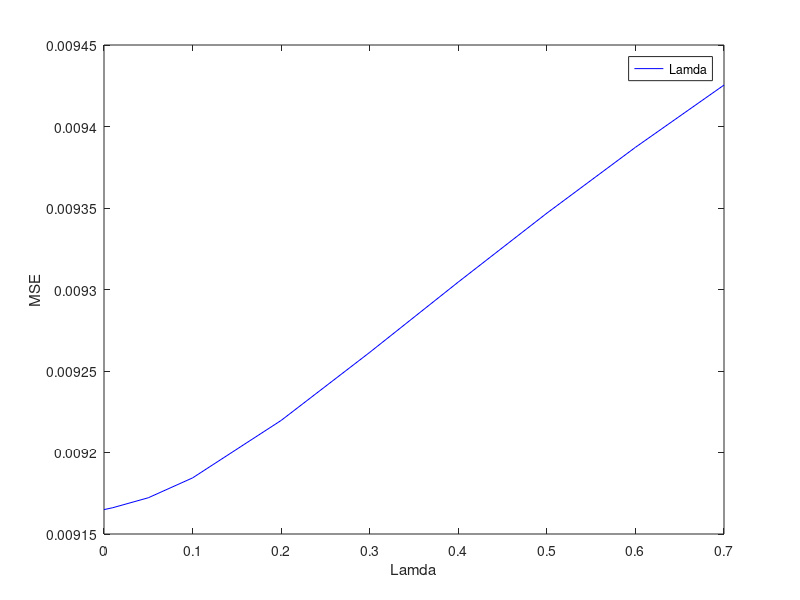

The MATLAB script that drew this image: (Note: this script raises an error after producing the figure.)
close all;clc;clear;
% VARIABLES %
N = 1000;
xmin = 0;
xmax = 2;
sigma = sqrt(0.1);
mu = 0;
theta = [0.2; -1; 0.9; 0.7; 0 ; -0.2];
x = linspace(xmin,xmax,N).';
I = diag(ones(6,1));% diagonal_matrix
X = [ones(size(x)) x power(x,2) power(x,3) power(x,4) power(x,5)];
H = mu + 0.1*randn(N,1); % NOISE 
lamda = 0.4
% --------- %

Y = (X * theta) + H;
Y_clean = X * theta;

% ridge regression
b =  ( (X.' * X)  + ( lamda * I) ) \ (X.' * Y(:));

Y_new  = X*b;

mean_square_error = immse(Y , Y_new);

fprintf('The mean-squared error for N=20 is: %f \n', mean_square_error);

% 1000 Data points%
n = 1000;
I1 = diag(ones(6,1)); % diagonal_matrix

x1 = xmin + rand(1,n)*(xmax - xmin); x1 = x1.'; x1 = sortrows(x1);
X1 = [ones(size(x1)) x1 power(x1,2) power(x1,3) power(x1,4) power(x1,5)];
H1 = mu + 0.1*randn(n,1);
Y1 = (X1 * theta) + H1;

lamda = 0;
b1 =  ( (X1.' * X1)  + ( lamda * I1) ) \ (X1.' * Y1(:));
Y1_new  = X1*b1;
mean_square_error1 = immse(Y1 , Y1_new);
fprintf('The mean-squared error for N=1000 is: %f and lamda %f\n', mean_square_error1, lamda);



lamda = 0.01;
b1 =  ( (X1.' * X1)  + ( lamda * I1) ) \ (X1.' * Y1(:));
Y1_new  = X1*b1;
mean_square_error01 = immse(Y1 , Y1_new);
fprintf('The mean-squared error for N=1000 is: %f and lamda %f\n', mean_square_error1, lamda);


lamda = 0.05;
b1 =  ( (X1.' * X1)  + ( lamda * I1) ) \ (X1.' * Y1(:));
Y1_new  = X1*b1;
mean_square_error05 = immse(Y1 , Y1_new);
fprintf('The mean-squared error for N=1000 is: %f and lamda %f\n', mean_square_error1, lamda);




lamda = 0.1;
b1 =  ( (X1.' * X1)  + ( lamda * I1) ) \ (X1.' * Y1(:));
Y1_new  = X1*b1;
mean_square_error2 = immse(Y1 , Y1_new);
fprintf('The mean-squared error for N=1000 is: %f and lamda %f\n', mean_square_error1, lamda);



lamda = 0.2;
b1 =  ( (X1.' * X1)  + ( lamda * I1) ) \ (X1.' * Y1(:));
Y1_new  = X1*b1;
mean_square_error3 = immse(Y1 , Y1_new);
fprintf('The mean-squared error for N=1000 is: %f and lamda %f\n', mean_square_error1, lamda);

lamda = 0.3;
b1 =  ( (X1.' * X1)  + ( lamda * I1) ) \ (X1.' * Y1(:));
Y1_new  = X1*b1;
mean_square_error4 = immse(Y1 , Y1_new);
fprintf('The mean-squared error for N=1000 is: %f and lamda %f\n', mean_square_error1, lamda);

lamda = 0.4;
b1 =  ( (X1.' * X1)  + ( lamda * I1) ) \ (X1.' * Y1(:));
Y1_new  = X1*b1;
mean_square_error5 = immse(Y1 , Y1_new);
fprintf('The mean-squared error for N=1000 is: %f and lamda %f\n', mean_square_error1, lamda);


lamda = 0.5;
b1 =  ( (X1.' * X1)  + ( lamda * I1) ) \ (X1.' * Y1(:));
Y1_new  = X1*b1;
mean_square_error6 = immse(Y1 , Y1_new);
fprintf('The mean-squared error for N=1000 is: %f and lamda %f\n', mean_square_error1, lamda);

lamda = 0.6;
b1 =  ( (X1.' * X1)  + ( lamda * I1) ) \ (X1.' * Y1(:));
Y1_new  = X1*b1;
mean_square_error7 = immse(Y1 , Y1_new);
fprintf('The mean-squared error for N=1000 is: %f and lamda %f\n', mean_square_error1, lamda);

lamda = 0.7;
b1 =  ( (X1.' * X1)  + ( lamda * I1) ) \ (X1.' * Y1(:));
Y1_new  = X1*b1;
mean_square_error8 = immse(Y1 , Y1_new);
fprintf('The mean-squared error for N=1000 is: %f and lamda %f\n', mean_square_error1, lamda);


mse = [mean_square_error1, mean_square_error01, mean_square_error05, mean_square_error2, mean_square_error3, mean_square_error4, mean_square_error5, mean_square_error6, mean_square_error7, mean_square_error8].';
l = [0, 0.01, 0.05 , 0.1 , 0.2 , 0.3 , 0.4 , 0.5 , 0.6 , 0.7].';

%plot(Y1,'-k');
%hold on;
%plot(Y1_new , '-b');
%hold on;
%xlabel('Xn');
%ylabel('Yn');
%lgd = legend('Y1 with noise','LS Y1');
%lgd.Location = 'northwest';
%hold off;
plot(l, mse , '-b');
hold on;
xlabel('Lamda');
ylabel('MSE');
lgd = legend('Lamda','MSE');
lgd.Location = 'northwest';
hold off;